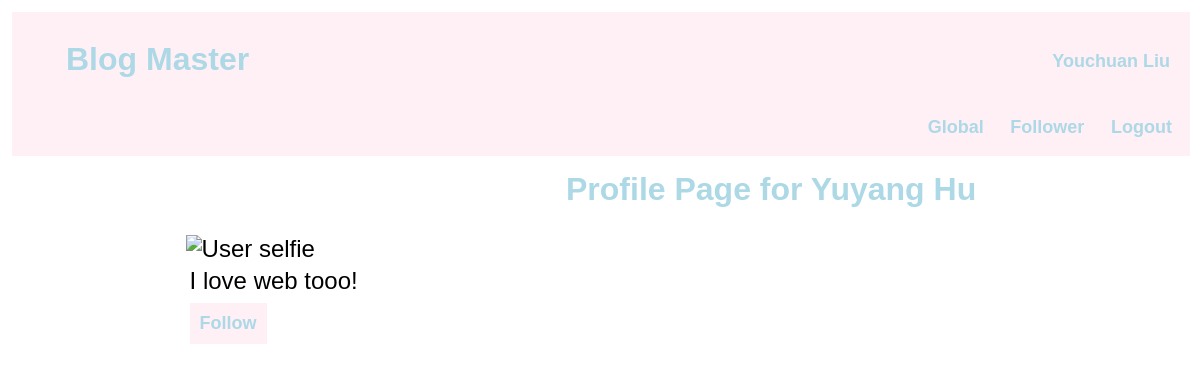
The page /socialnetwork/other/1 (signed in) on the database its author committed.
### socialnetwork/models.py (models this page shows)
class Profile(models.Model):
    user      = models.OneToOneField(User, on_delete=models.PROTECT)
    bio_text  = models.CharField(max_length = 200)
    picture = models.FileField(blank=True)
    content_type = models.CharField(max_length=50)
    following = models.ManyToManyField(User, related_name = 'followers')

### socialnetwork/views.py (the view)
# urls.py: path('other/<int:user_id>', views.other_action, name='other'),
@login_required
def other_action(request, user_id):
    user = get_object_or_404(User, id=user_id)
    return render(request, 'socialnetwork/other.html', {'profile': user.profile})

### socialnetwork/templates/socialnetwork/other.html (shortened to what this page needs)
{% extends "socialnetwork/stream_base.html" %}
{% block content %}
<h2 class="page-name" id="id_page_name">Profile Page for {{profile.user.first_name}} {{profile.user.last_name}}</h2>
{% if not profile.picture %}
    {% load static %}
{% else %}
    <img src="{% url 'photo' profile.user.id %}" id="id_user_picture" alt="User selfie" width="250" height="250">
{% endif %}
<div id="id_user_bio">
    {{profile.bio_text}}
</div>
{% if profile.user in request.user.profile.following.all %}
    <form action="{% url 'unfollow' profile.user.id %}" method="post">
        <button id="id_unfollow" class="button"> Unfollow </button>
        {% csrf_token %}
    </form>
{% else %}
    <form action="{% url 'follow' profile.user.id %}" method="post">
        <button id="id_follow" class="button"> Follow </button>
    </form>
{% endif %}
{% endblock %}

### socialnetwork/templates/socialnetwork/stream_base.html
{% extends "socialnetwork/base.html" %}
{% block user-info %}
<div id="id_header_div" class="header">
    <div class="big-heading" id="id_site_name">
        Blog Master
        <a href="{% url 'profile' %}">
            <button id="id_nav_profile" class="button button-user">{{user.first_name}} {{user.last_name}}</button>
        </a>
    </div>
    <div>
        <a href="{% url 'global' %}">
            <button id="id_nav_global_stream" class="button">Global</button>
        </a>
        <a href="{% url 'follower' %}">
            <button id="id_nav_follower_stream" class="button">Follower</button>
        </a>
        <a href="{% url 'logout' %}">
            <button id="id_nav_logout" class="button">Logout</button>
        </a>
    </div>
</div>
{% endblock %}

### socialnetwork/static/socialnetwork/base.css (style rules this page uses)
.big-heading { font-size: xx-large; font-weight: bold; font-family: sans-serif; text-align: left; padding: 25px 50px; color: lightblue; }
.header { background-color: lavenderblush; margin-left: fill; margin-right: fill; width: 100%; }
.page-name { font-size: xx-large; font-weight: bold; font-family: sans-serif; text-align: center; padding: 0px 50px; color: lightblue; position: absolute; top: 12vw; left: 43vw; }
.button { font-size: large; font-weight: bold; color: lightblue; border: none; text-align: center; padding: 10px 10px 10px 10px; background-color: lavenderblush; }
.button-user { position: absolute; right: 20px; }
a { text-decoration: none; color:black; }
button { font-size: x-large; padding: 3px; }
div, form { padding: 4px; }

### rows shown on the page
Profile: user.first_name "Yuyang", user.last_name "Hu", bio_text "I love web tooo!"

### other values the page prints
{{ user.first_name }} "Youchuan"
{{ user.last_name }} "Liu"
